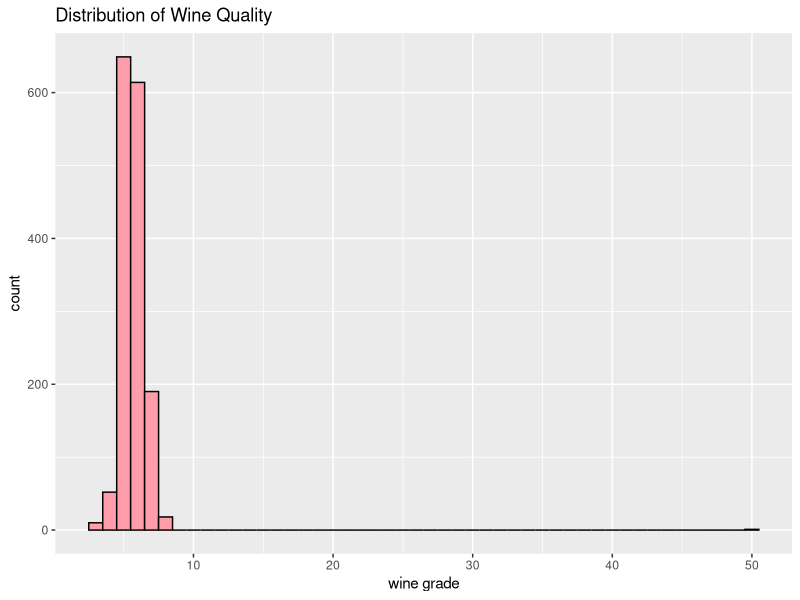
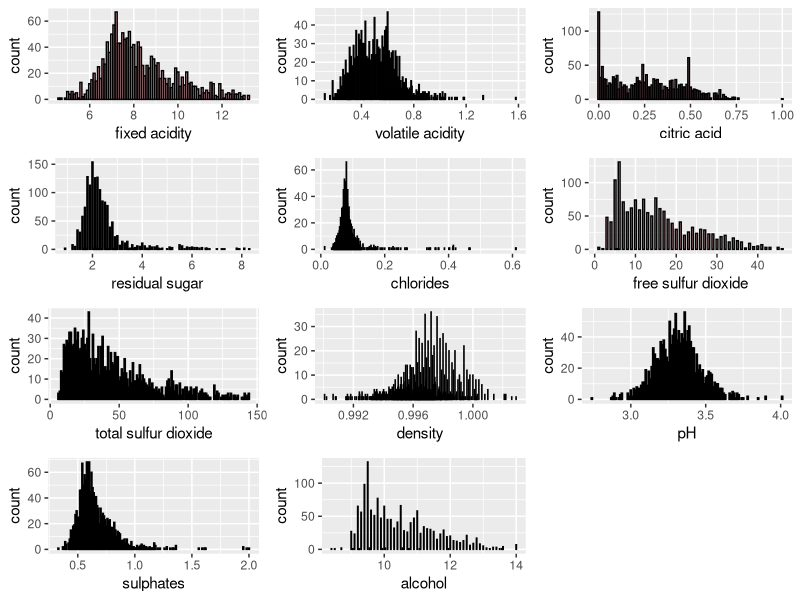
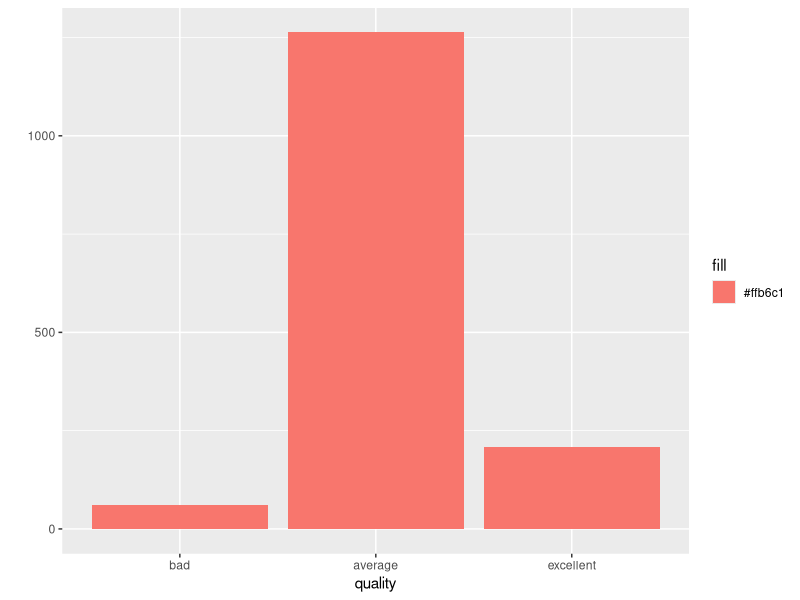
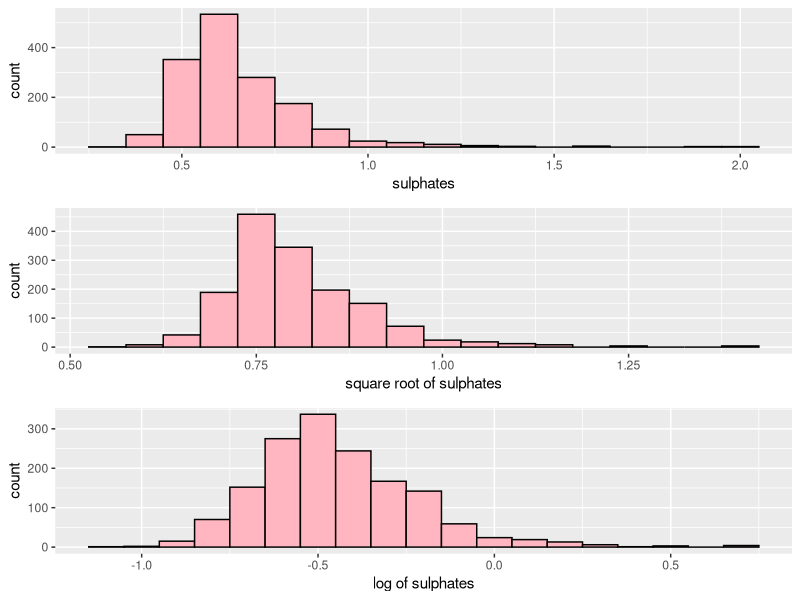
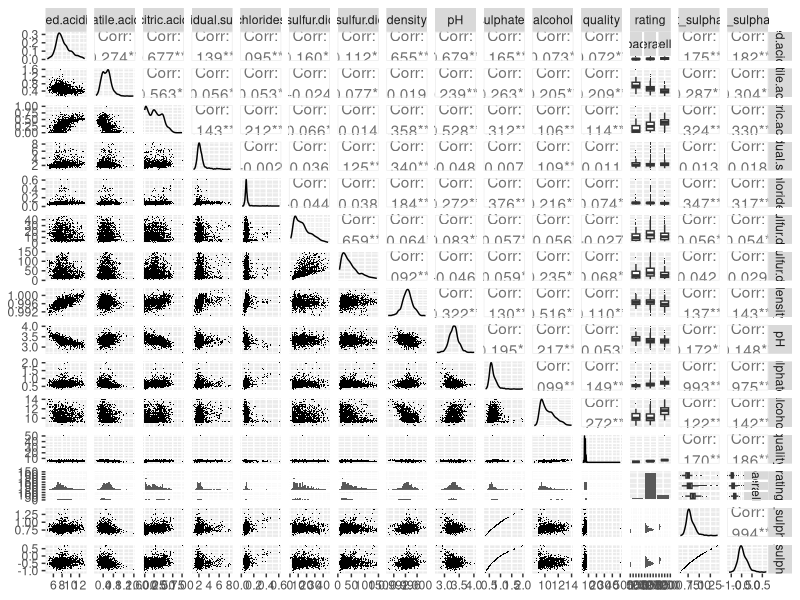
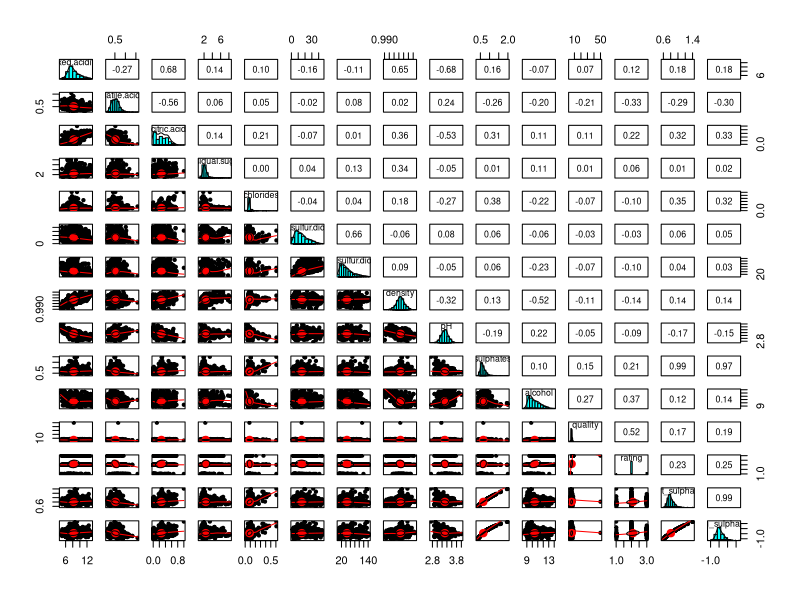
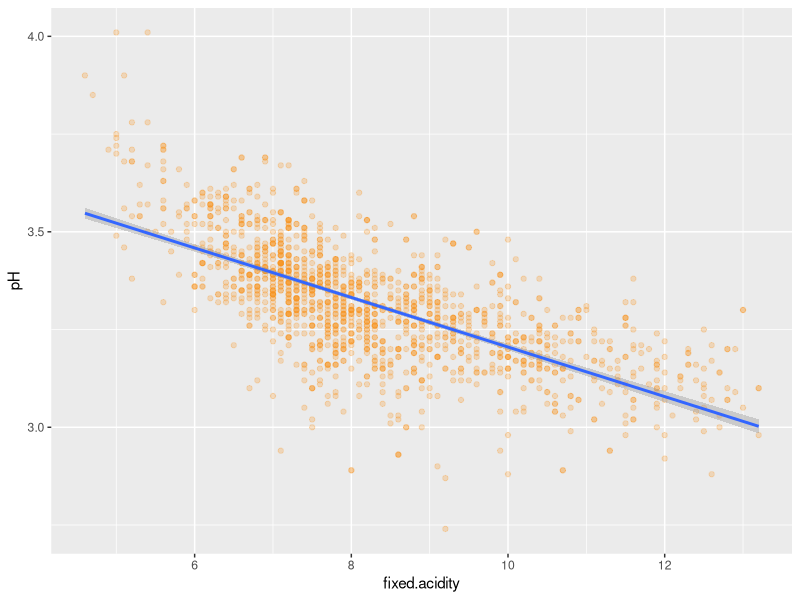
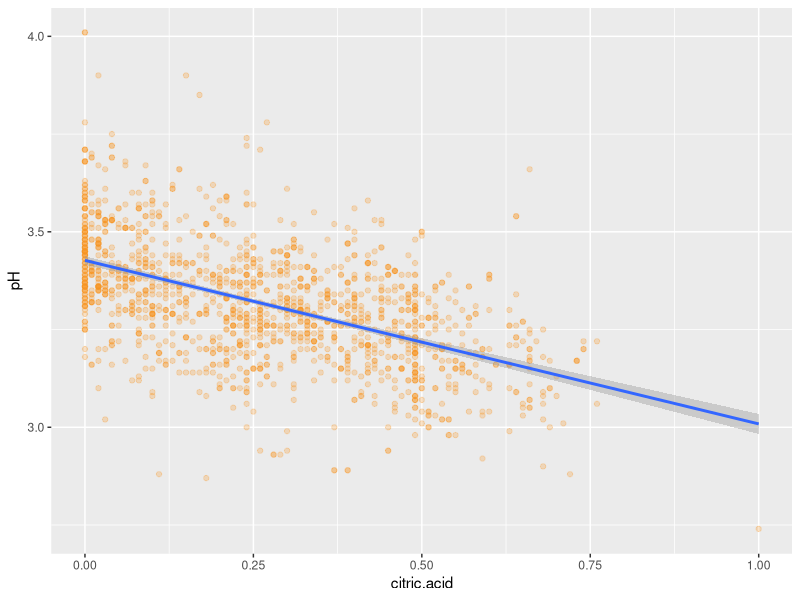

Reproduce these figures in R, in order.
## ---- chunk 1
# Load all of the packages that you end up using in your analysis in this code
# chunk.

# Notice that the parameter "echo" was set to FALSE for this code chunk. This
# prevents the code from displaying in the knitted HTML output. You should set
# echo=FALSE for all code chunks in your file, unless it makes sense for your
# report to show the code that generated a particular plot.

# The other parameters for "message" and "warning" should also be set to FALSE
# for other code chunks once you have verified that each plot comes out as you
# want it to. This will clean up the flow of your report.


library(ggplot2)
library(GGally)
library(scales)
library(memisc)
library(lattice)
library(MASS)
library(gridExtra)
library(dplyr)
library(reshape)
library(corrplot)
library(psych)

## ---- chunk 2
# Load the Data
setwd("/home/danny/Documents/DANDP4")
# Load the Data
redwine <- read.csv("wineQualityReds.csv")
## ---- chunk 3

# Remove the top 1% for four columns that had the most drastic outliers.
redwine <- redwine[redwine$fixed.acidity < quantile(redwine$fixed.acidity, 0.99),]
redwine <- redwine[redwine$residual.sugar < quantile(redwine$residual.sugar, 0.99),]
redwine <- redwine[redwine$total.sulfur.dioxide < quantile(redwine$total.sulfur.dioxide, 0.99),]
redwine <- redwine[redwine$free.sulfur.dioxide < quantile(redwine$free.sulfur.dioxide, 0.99),]

# Remove x column as it's just an index

redwine <- within(redwine, rm(X))

summary(redwine)
str(redwine)
## ---- chunk 4
names(redwine)
## ---- chunk 5
ggplot(aes(x = quality), data = redwine)+
geom_histogram(colour="black", fill="#ff9dab", binwidth = 1)+
                scale_x_continuous()+
                xlab("wine grade") + ylab("count") +
                ggtitle("Distribution of Wine Quality")

## ---- chunk 6
p1<-
  ggplot(aes(x = fixed.acidity), data = redwine)+
        xlab("fixed acidity")+
        geom_bar(colour="black", fill="#ffb6c1",binwidth = 0.5)
p2<-
  ggplot(aes(x = volatile.acidity), data = redwine)+
        xlab("volatile acidity")+
        geom_bar(colour="black", fill="#ffb6c1",binwidth = 0.05)
p3<-
  ggplot(aes(x = citric.acid), data = redwine)+
        xlab("citric acid")+
        geom_bar(colour="black", fill="#ffb6c1", binwidth = 0.05)
p4<-
  ggplot(aes(x = residual.sugar), data = redwine)+
        xlab("residual sugar")+
        geom_bar(colour="black", fill="#ffb6c1", binwidth = 0.4)
p5<-
  ggplot(aes(x = chlorides), data = redwine)+
        geom_bar(colour="black", fill="#ffb6c1", binwidth = 0.025)
p6<-
  ggplot(aes(x = free.sulfur.dioxide), data = redwine)+
        xlab("free sulfur dioxide")+
        geom_bar(colour="black", fill="#ffb6c1",binwidth = 4)
p7<-
  ggplot(aes(x = total.sulfur.dioxide), data = redwine)+
        xlab("total sulfur dioxide")+
        geom_bar(colour="black", fill="#ffb6c1", binwidth = 20)
p8<-
  ggplot(aes(x = density), data = redwine)+
        geom_bar(colour="black", fill="#ffb6c1", binwidth = 0.001)
p9<-
  ggplot(aes(x = pH), data = redwine)+
        geom_bar(colour="black", fill="#ffb6c1", binwidth = 0.05)
p10<-
  ggplot(aes(x = sulphates), data = redwine)+
        geom_bar(colour="black", fill="#ffb6c1", binwidth = 0.1)
p11<-
  ggplot(aes(x = alcohol), data = redwine)+
        geom_bar(colour="black", fill="#ffb6c1",binwidth = 0.25)

grid.arrange(p1,p2,p3,p4,p5,p6,p7,p8,p9,p10,p11,ncol=3)
## ---- chunk 7

# Convert quality into 3 subqualities: bad, average, excellent. 
redwine$rating <- ifelse(redwine$quality < 5, 'bad', 
                    ifelse(redwine$quality < 7, 'average', 
                           ifelse(redwine$quality > 6, 'excellent', 'none')))

redwine$rating <- ordered(redwine$rating, levels = c('bad', 'average', 'excellent'))
summary(redwine$rating)
qplot(redwine$rating, xlab="quality", fill = "#ffb6c1")
## ---- chunk 8
# original 
p1<-
  ggplot(aes(x = sulphates), data = redwine)+
        geom_histogram(colour="black", fill="#ffb6c1", 
                      binwidth = 0.1)

# square root
redwine$sqrt_sulphates=sqrt(redwine$sulphates)
p2<-
    ggplot(aes(x = sqrt_sulphates), data = redwine)+
          xlab("square root of sulphates")+
          geom_histogram(colour="black", fill="#ffb6c1", 
                        binwidth = 0.05)

#log
redwine$log_sulphates=log(redwine$sulphates)
p3<-
   ggplot(aes(x = log_sulphates), data = redwine)+
          xlab("log of sulphates")+
          geom_histogram(colour="black", fill="#ffb6c1", 
                        binwidth = 0.1)

grid.arrange(p1,p2,p3,ncol=1)
## ---- chunk 9
# create a plot matrix
ggpairs(redwine,
lower = list(continuous = wrap("points", shape = I('.'))),
upper = list(combo = wrap("box", outlier.shape = I('.'))))

## ---- chunk 10
pairs.panels(redwine)
## ---- chunk 11

# Create scatterplots for confirming relation with acidities and pH

# Fixed acidity vs pH

ggplot(aes(x = fixed.acidity, y = pH), data = redwine) +
  geom_point(color = "#F79420", alpha = 1/4) + 
  stat_smooth(method = 'lm')

cor(redwine$fixed.acidity, redwine$pH)
## ---- chunk 12

ggplot(aes(x = citric.acid, y = pH), data = redwine) +
  geom_point(color = "#F79420", alpha = 1/4) + 
  stat_smooth(method = 'lm')

cor(redwine$citric.acid, redwine$pH)

## ---- chunk 13

ggplot(aes(x = volatile.acidity, y = pH), data = redwine) +
  geom_point(color = "#F79420", alpha = 1/4) + 
  stat_smooth(method = 'lm')

cor(redwine$volatile.acidity, redwine$pH)

## ---- chunk 14

# Create boxplots for variables of interest

ggplot(aes(x = rating, y = pH), data = redwine) +
  geom_boxplot() +
  stat_summary(fun.y = median, geom = 'point', shape = 4) +
  coord_cartesian(ylim = c(2.85, 3.75)) +
  labs(x = 'quality')
by(redwine$pH, redwine$rating, summary)

ggplot(aes(x = rating, y = alcohol), data = redwine) +
  geom_boxplot() +
  stat_summary(fun.y = median, geom = 'point', shape = 4) +
  labs(x = 'quality')
by(redwine$alcohol, redwine$rating, summary)

ggplot(aes(x = rating, y = volatile.acidity), data = redwine) +
  geom_boxplot() +
  stat_summary(fun.y = median, geom = 'point', shape = 4) +
  coord_cartesian(ylim = c(0.1, 1.2)) +
  labs(x = 'quality')
by(redwine$volatile.acidity, redwine$rating, summary)

ggplot(aes(x = rating, y = citric.acid), data = redwine) +
  geom_boxplot() +
  stat_summary(fun.y = median, geom = 'point', shape = 4) +
    coord_cartesian(ylim = c(0, 0.76)) +
  labs(x = 'quality')
by(redwine$citric.acid, redwine$rating, summary)

ggplot(aes(x = rating, y = sulphates), data = redwine) +
  geom_boxplot() +
  stat_summary(fun.y = median, geom = 'point', shape = 4) +
  coord_cartesian(ylim = c(0.2, 1.1)) +
  labs(x = 'quality')
by(redwine$sulphates, redwine$rating, summary)

## ---- chunk 15

# Plot citric acid vs log10 sulphates

ggplot(data = redwine, aes(x = log10(sulphates), y = citric.acid)) +
  geom_point(color = "#F79420", alpha = 1/2, size = 1, position = 'jitter') +
  stat_smooth(method = 'lm')

cor(log10(redwine$sulphates), redwine$citric.acid)
## ---- chunk 16

# Plot citric acid vs volatile acidity

ggplot(data = redwine, aes(x = citric.acid, y = volatile.acidity)) +
  geom_point(color = "#F79420", alpha = 1/2, size = 1, position = 'jitter') + 
  stat_smooth(method = 'lm')

cor(redwine$citric.acid, redwine$volatile.acidity)
## ---- chunk 17

# Plot alcohol vs pH

ggplot(data = redwine, aes(x = alcohol, y = pH)) +
  geom_point(color = "#F79420", alpha = 1/2, size = 1, position = 'jitter') +
  stat_smooth(method = 'lm')

cor(redwine$pH, redwine$alcohol)
## ---- chunk 18
  ggplot(redwine, aes(y=alcohol,x=quality,
                      color = volatile.acidity) )+
        geom_point(alpha=1/4,size=2)+
        scale_colour_gradient2(low="red", 
                               high="blue",mid="#9933CC",midpoint = 0.8)

## ---- chunk 19
  ggplot(redwine, aes(y=alcohol,x=quality,color = volatile.acidity) )+
        geom_jitter(alpha=1/2,size=2)+
        xlab("alcohol") + ylab("wine quality") +
        scale_colour_gradient2(low="red", high="blue",
                               mid="#9933CC",midpoint = 0.8)

## ---- chunk 20

ggplot(redwine, aes(x=alcohol,y=volatile.acidity)) +
      geom_point(aes(color =  log_sulphates),alpha=1/2,size=2)+
      xlab("alcohol") + ylab("log of sulphates") +
      scale_colour_gradient2(low="red", high="blue",
                            mid="#9933CC",midpoint = -0.25)+
      facet_grid(rating ~ .) 
## ---- chunk 21

ggplot(aes(x = volatile.acidity, y = alcohol), data = redwine) +
      xlab("volatile acidity") + ylab("alcohol") +
      geom_point(aes(color = rating),size=1)
## ---- chunk 22

ggplot(aes(x = log_sulphates, y = citric.acid), data = redwine) +
      xlab("log sulphates") + ylab("citric acid") +
      geom_point(aes(color =  rating),size=1)
## ---- chunk 23

  # regression
  m1<-lm(quality ~ volatile.acidity,data=redwine)
  m2<-update(m1,~. + alcohol)
  m3<-update(m2,~. + sulphates)
  m4<-update(m3,~. + citric.acid)
  m5<-update(m4,~. + chlorides)
  m6<-update(m5,~. + total.sulfur.dioxide)
  m7<-update(m6,~. + density)
  mtable(m1,m2,m3,m4,m5,m6,m7)

## ---- chunk 24
ggplot(aes(x = rating, y = alcohol, fill = rating), data = redwine) +
  geom_boxplot() +
  stat_summary(fun.y = median, geom = 'point', shape = 4) +
  labs(x = 'quality', y = 'Alcohol (% by Volume)', 
       title="Alcohol (% by Volume) vs. Quality")
by(redwine$alcohol, redwine$rating, summary)
## ---- chunk 25

# Arrange scatterplots together for important variables to 
# compare and contrast patterns

ggplot(data = redwine,
       aes(x = log10(sulphates), y = alcohol,
           color = quality)) +
  geom_point(alpha = 0.6, size = 1.2, position = 'jitter') +
    facet_wrap(~rating) +
  labs(x = 'Sulphates (log10(g / dm^3))', y = 'Alcohol (% by Volume)') +
  ggtitle('Alcohol vs Sulphates')


## ---- chunk 26

# Create conditional density plot with two of the arguably most 
# important variable in determining bad wine.

cdplot(rating ~ volatile.acidity, data = redwine,
       xlab = 'Volatile Acidity (g / dm^3)', 
       ylab = 'Quality', 
       main='Volatile Acidity vs Quality')
